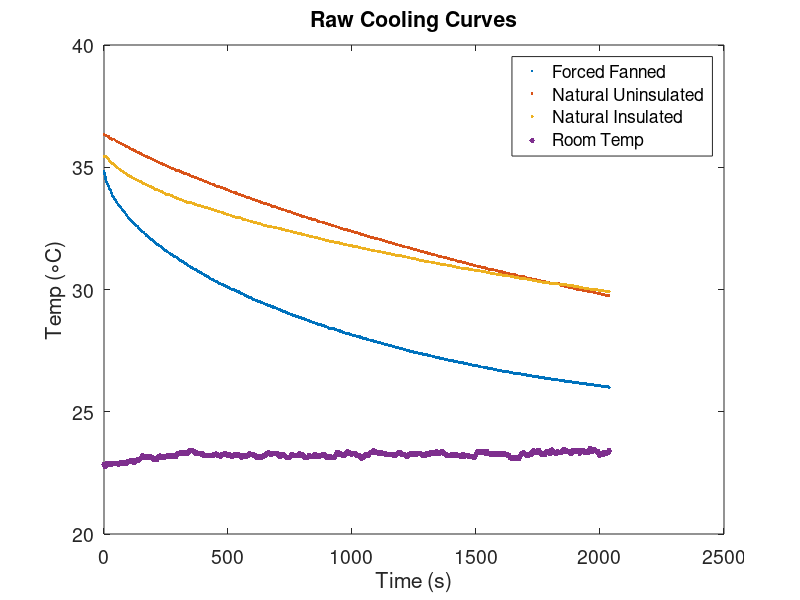
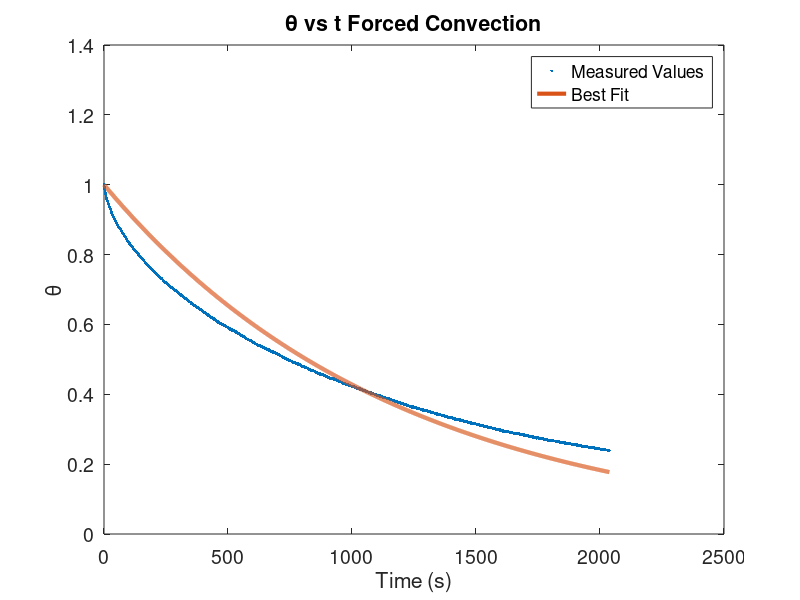
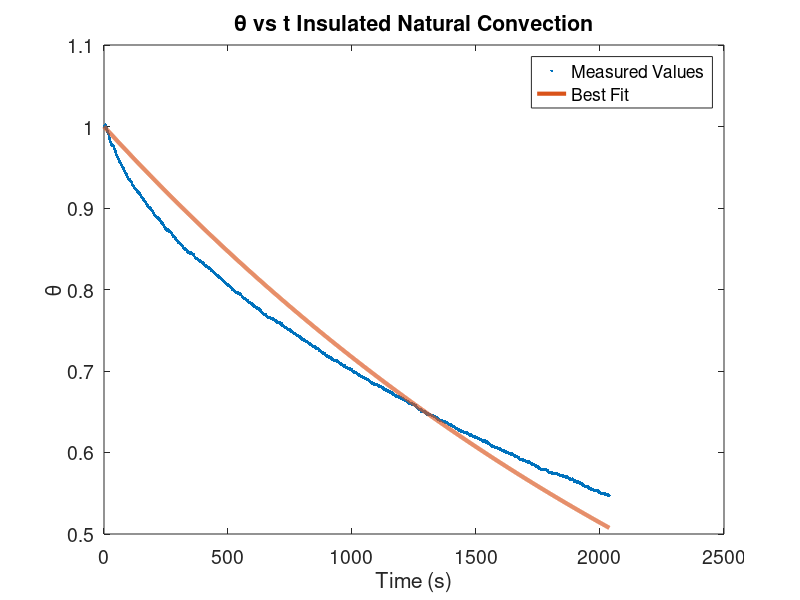
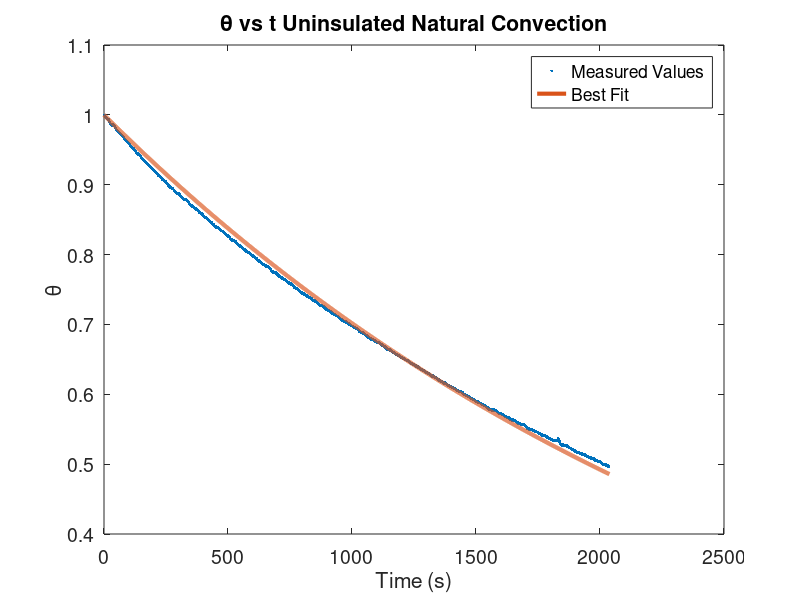

Write MATLAB code to recreate these figures, in order.
function Lab2()
clc
load('Data.mat')

set(0, 'DefaultAxesFontSize', 14)
set(groot,'defaultLineLineWidth',3)

%%% Initial Temps
Ti_FF = 34.85;
Ti_NI = 35.44;
Ti_NU = 36.34;

%%% Room temp
Tinf = 23.23;

%%% Parameters of air @300K
Pr_air = .707;
v_air = 15.89 *10^-6; % m^2/s
cp_air = 1007; %J/Kg*K
k_air = 26.23 *10^-3; %W/m*K

%%% Cup of water geometry
D = .074; %m
r = .037; %m
L = .085; %m
thickness = .0003; %m
As = pi*D*L; %m^2
As_top = pi/4 * D^2; %m^2



%%% Theta values for the three cases
theta_FF = (forced_fanned-Tinf)./(Ti_FF-Tinf);
theta_NI = (nat_insulated-Tinf)./(Ti_NI-Tinf);
theta_NU = (nat_uninsulated-Tinf)./(Ti_NU-Tinf);
ln_theta_FF = log((forced_fanned-Tinf)./(Ti_FF-Tinf));
ln_theta_NI = log((nat_insulated-Tinf)./(Ti_NI-Tinf));
ln_theta_NU = log((nat_uninsulated-Tinf)./(Ti_NU-Tinf));


%%% Plot of raw temp data
figure('Name','Raw Data')
plot(time,forced_fanned,'.',time,nat_uninsulated,'.',time,nat_insulated,'.',time,room_temp,'.','MarkerSize',12)
xlabel('Time (s)')
ylabel('Temp (\circC)')
title('Raw Cooling Curves')
legend('Forced Fanned','Natural Uninsulated','Natural Insulated','Room Temp')


%%% Forced fan Calcs
Print_Header('Forced Fan')
h_LCM_FF = LCM_Fit(Ti_FF,theta_FF,time);
fprintf('h_LCM = %.2f\n',h_LCM_FF)
figure('Name','Forced Fan LCM');
plot(time,theta_FF,'.',time,LCM_Temps(Ti_FF,time,h_LCM_FF),'MarkerSize',12);
xlabel('Time (s)')
ylabel('\theta')
title('\theta vs t Forced Convection')
legend('Measured Values','Best Fit')

[Re,V] = Forced_Convection_Calcs(Ti_FF,Tinf,Pr_air,v_air,k_air,D,h_LCM_FF);
fprintf('Re = %.3f\nV = %.3f\n',Re,V)


%%% Natural Insulated calcs
Print_Header('Natural Insulated')
h_LCM_NI = LCM_Fit(Ti_NI,theta_NI,time);
fprintf('h_LCM = %.2f\n',h_LCM_NI)
figure('Name','Natural Insulated LCM');
plot(time,theta_NI,'.',time,LCM_Temps(Ti_NI,time,h_LCM_NI),'MarkerSize',12);
xlabel('Time (s)')
ylabel('\theta')
title('\theta vs t Insulated Natural Convection')
legend('Measured Values','Best Fit')

[beta_NI,Gr_NI,Ra_NI,Nu_condit_NI,Nu_NI,h_NI] = Natural_Convection_Values_Cylinder(Ti_NI,Tinf,Pr_air,v_air,k_air,D);
fprintf('Beta = %.3f\nGr = %.3e\nRa = %.3e\nD>Nu_condit = %d\n',beta_NI,Gr_NI,Ra_NI,D>=Nu_condit_NI)
fprintf('Nu = %.3f\nh_nat = %.3f\n',Nu_NI,h_NI)

h_NI_ave = (h_LCM_NI + h_NI)/2;
q_NI = h_NI_ave*As*(Ti_NI-Tinf);
fprintf('q = %.3f\n',q_NI)

%%% Natural Un-Insulated calcs
Print_Header('Natural Un-Insulated')
h_LCM_NU = LCM_Fit(Ti_NU,theta_NU,time);
fprintf('h_LCM = %.2f\n',h_LCM_NU)
figure('Name','Natural Un-Insulated LCM');
plot(time,theta_NU,'.',time,LCM_Temps(Ti_NU,time,h_LCM_NU),'MarkerSize',12);
xlabel('Time (s)')
ylabel('\theta')
title('\theta vs t Uninsulated Natural Convection')
legend('Measured Values','Best Fit')

[beta_NU,Gr_NU,Ra_NU,Nu_condit_NU,Nu_NU,h_NU] = Natural_Convection_Values_Cylinder(Ti_NU,Tinf,Pr_air,v_air,k_air,D);
fprintf('Beta = %.3f\nGr = %.3e\nRa = %.3e\nD>Nu_condit = %d\n',beta_NU,Gr_NU,Ra_NU,D>=Nu_condit_NU)
fprintf('Nu = %.3f\nh_nat = %.3f\n',Nu_NU,h_NU)

[beta_NU_top,Gr_NU_top,Ra_NU_top,Nu_NU_top,h_NU_top] = ...
    Natural_Convection_Values_TopSurface(Ti_NU,Tinf,Pr_air,v_air,k_air,D);
fprintf('\nBeta_top = %.3f\nGr_top = %.3e\nRa_top = %.3e\n',beta_NU_top,Gr_NU_top,Ra_NU_top)
fprintf('Nu_top = %.3f\nh_nat_top = %.3f\n',Nu_NU_top,h_NU_top)

h_NU_ave = (h_LCM_NU + h_NU)/2;
h_NU_top_ave = (h_LCM_NU + h_NU_top)/2;
q_NU = h_NU_ave*As*(Ti_NI-Tinf) + h_NU_top_ave*As_top*(Ti_NI-Tinf);
fprintf('q = %.3f\n',q_NU)
end


function Print_Header(label)
fprintf('\n*************************************************************\n')
fprintf('%s\n',label)
fprintf('*************************************************************\n')
end

function theta = LCM_Temps(Ti,t,h)
Tinf = 23.23; % deg C
rho_water = 993.05; % kg/m^3
cp_water = 4178; % J/kg*K
V = 3.656 * 10^-4; % m^3
A = .0198; % m^2

theta = exp((-h.*A.*t)./(rho_water.*cp_water.*V));
end

function h_out = LCM_Fit(Ti,theta,time)
mse_T = [];
h = [];
for i = 1:.05:100
    T = LCM_Temps(Ti,time,i);
    mse = immse(theta,T);
    mse_T(end+1) = mse;
    h(end+1) = i;
end
h_out = h(find(mse_T == min(mse_T)));
end

function [beta,Gr,Ra,Nu_condition,Nu,h] = Natural_Convection_Values_Cylinder(Ti,Tinf,Pr,v_air,k_air,D)
g = 9.8; %m/s
L = .085; %m


Tfilm = (Ti+Tinf)/2;

beta = 1/(Tfilm+273);

Gr = (g*beta*(Ti-Tinf)*L^3) / (v_air^2);

Ra = Gr * Pr;

Nu_condition = (35 * L) / (Gr^.25);

Nu = .59 * Ra^.25;

h = (k_air/D) * Nu;
end

function [beta,Gr,Ra,Nu,h] = Natural_Convection_Values_TopSurface(Ti,Tinf,Pr,v_air,k_air,D)
g = 9.8; %m/s
As = pi/4 * D^2;
P = pi * D;
L = As/P; %m

Tfilm = (Ti+Tinf)/2;

beta = 1/(Tfilm+273);

Gr = (g*beta*(Ti-Tinf)*L^3) / (v_air^2);

Ra = Gr * Pr;

Nu = .54 * Ra^.25;

h = (k_air/D) * Nu;
end

function [Re,V] = Forced_Convection_Calcs(Ti,Tinf,Pr,v_air,k_air,D,h)
C = .193;
m = .618;

Nu = h*D/k_air;

Re = nthroot(Nu/(C*Pr^(1/3)),m);

V = (v_air/D) * Re;

end

























































